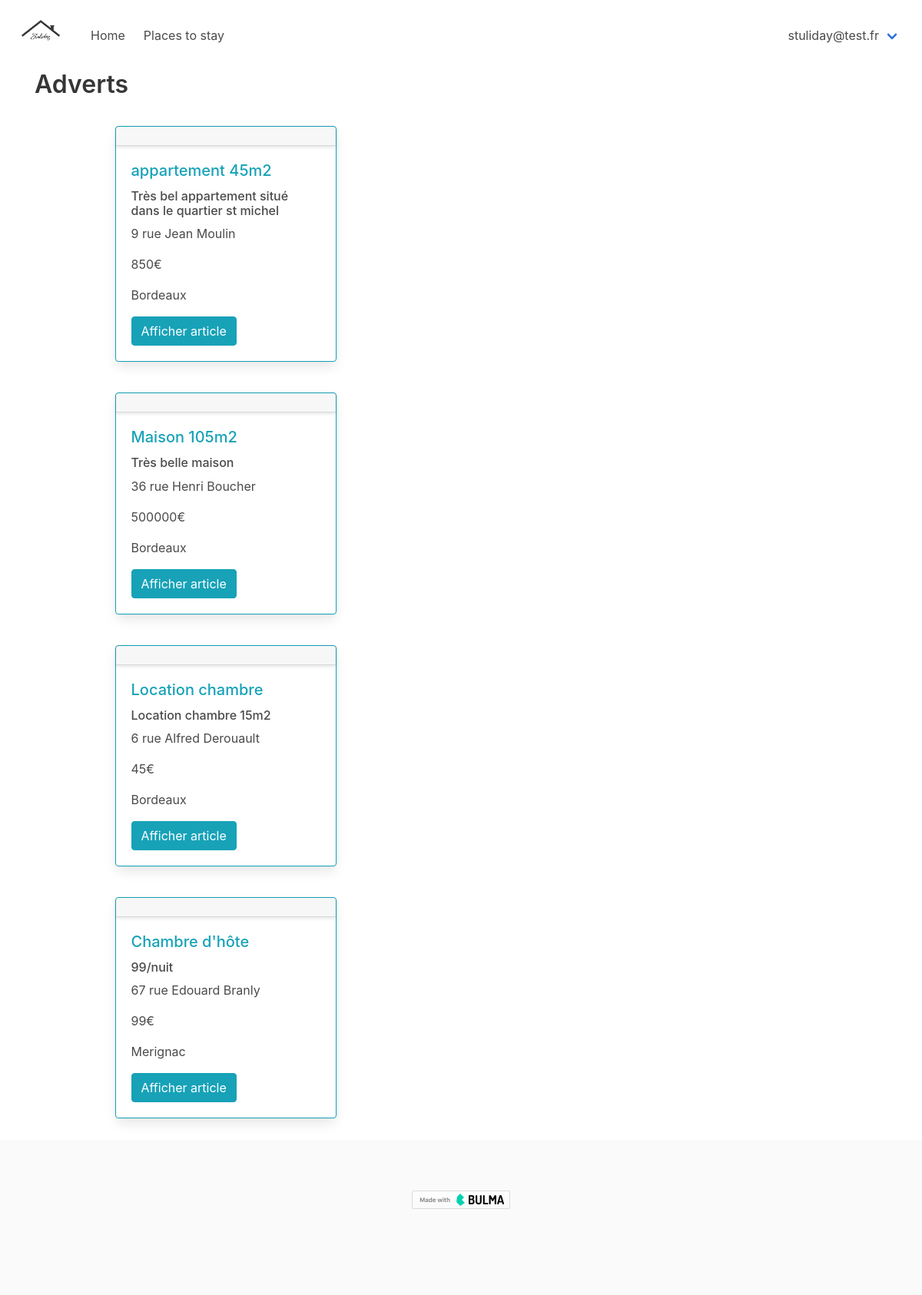
The app's page /adverts.php (signed in) with its own data.
### tables this page shows
CREATE TABLE `adverts` (
  `ad_id` int(11) NOT NULL,
  `title` varchar(255) NOT NULL,
  `description` text NOT NULL,
  `address` varchar(255) NOT NULL,
  `city` varchar(255) NOT NULL,
  `price` int(11) NOT NULL,
  `images` varchar(255) DEFAULT NULL,
  `author` int(11) NOT NULL
);

### includes/functions.php (the view, shortened to what this page needs)
<?php
require 'includes/config.php';
function affichageAdverts()
{
    global $conn;
    $sth = $conn->prepare('SELECT * FROM adverts');
    $sth->execute();
    $adverts = $sth->fetchAll(PDO::FETCH_ASSOC);
    foreach ($adverts as $adverts) {
        ?>
<div class="column is-two-fifths is offset-1">
    <div class="card border-info mb-3" style="max-width: 18rem;">
        <div class="card-header"></div>
        <div class="card-body">
            <h5 class="card-title text-info"><?php echo $adverts['title']; ?>
            </h5>
            <h6 class="card-text"><?php echo $adverts['description']; ?>
            </h6>
            <p class="card-text"><?php echo $adverts['address']; ?>
            </p>
            <p class="card-text"><?php echo $adverts['price']; ?>€</p>
            <p class="card-text"><?php echo $adverts['city']; ?>
            </p>
            <a href="#?id=<?php echo $adverts['id']; ?>"
                class="card-link btn btn-info">Afficher article</a>
        </div>
    </div>
</div>
<?php
    }
}
    $adverts = $sth->fetch(PDO::FETCH_ASSOC); ?>

### records on screen
adverts: title "appartement 45m2", description "Très bel appartement situé dans le quartier st michel", address "9 rue Jean Moulin", price "850", city "Bordeaux"
adverts: title "Maison 105m2", description "Très belle maison", address "36 rue Henri Boucher", price "500000", city "Bordeaux"
adverts: title "Location chambre", description "Location chambre 15m2", address "6 rue Alfred Derouault", price "45", city "Bordeaux"
adverts: title "Chambre d'hôte", description "99/nuit", address "67 rue Edouard Branly", price "99", city "Merignac"

### other values on screen
$_SESSION['email'] "stuliday@test.fr"
